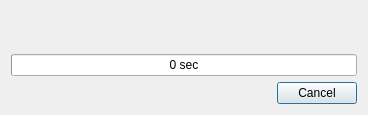
<?xml version="1.0" encoding="UTF-8"?>
<ui version="4.0">
 <class>MobileDialog</class>
 <widget class="QDialog" name="MobileDialog">
  <property name="geometry">
   <rect>
    <x>0</x>
    <y>0</y>
    <width>368</width>
    <height>115</height>
   </rect>
  </property>
  <property name="windowTitle">
   <string>Signing with Mobile-ID</string>
  </property>
  <layout class="QVBoxLayout" name="verticalLayout">
   <item>
    <widget class="QLabel" name="code">
     <property name="font">
      <font>
       <weight>75</weight>
       <bold>true</bold>
      </font>
     </property>
     <property name="alignment">
      <set>Qt::AlignCenter</set>
     </property>
     <property name="textInteractionFlags">
      <set>Qt::LinksAccessibleByKeyboard|Qt::LinksAccessibleByMouse</set>
     </property>
    </widget>
   </item>
   <item>
    <widget class="QLabel" name="labelError">
     <property name="textFormat">
      <enum>Qt::RichText</enum>
     </property>
     <property name="alignment">
      <set>Qt::AlignCenter</set>
     </property>
     <property name="openExternalLinks">
      <bool>true</bool>
     </property>
    </widget>
   </item>
   <item>
    <widget class="QProgressBar" name="signProgressBar">
     <property name="maximum">
      <number>60</number>
     </property>
     <property name="value">
      <number>0</number>
     </property>
     <property name="alignment">
      <set>Qt::AlignCenter</set>
     </property>
     <property name="textVisible">
      <bool>true</bool>
     </property>
     <property name="format">
      <string>%v sec</string>
     </property>
    </widget>
   </item>
   <item>
    <widget class="QDialogButtonBox" name="buttonBox">
     <property name="standardButtons">
      <set>QDialogButtonBox::Cancel</set>
     </property>
    </widget>
   </item>
  </layout>
 </widget>
 <resources/>
 <connections>
  <connection>
   <sender>buttonBox</sender>
   <signal>rejected()</signal>
   <receiver>MobileDialog</receiver>
   <slot>reject()</slot>
   <hints>
    <hint type="sourcelabel">
     <x>216</x>
     <y>143</y>
    </hint>
    <hint type="destinationlabel">
     <x>199</x>
     <y>77</y>
    </hint>
   </hints>
  </connection>
 </connections>
</ui>
